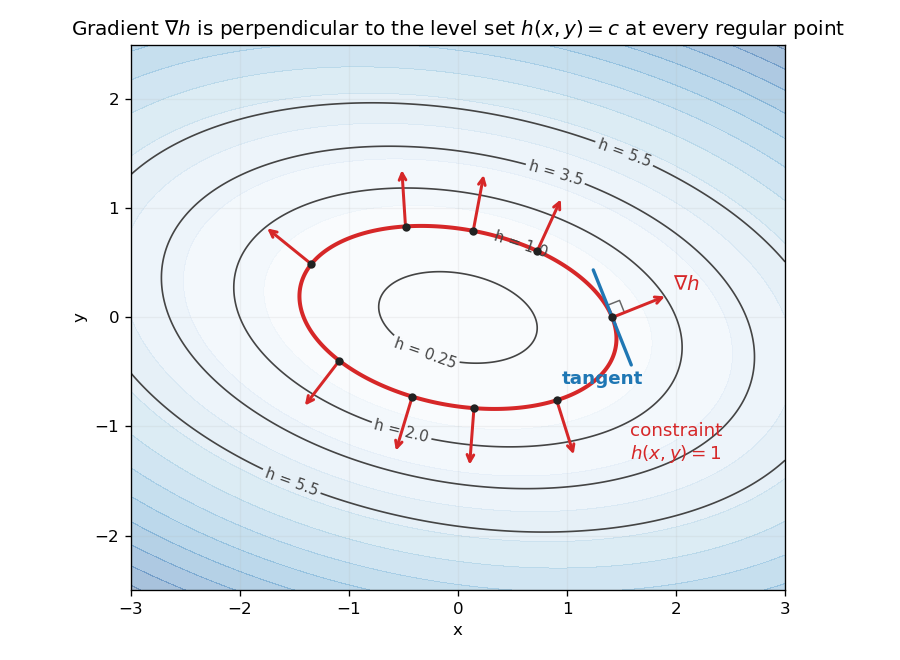

Python code for this plot:
"""Visualize the hiker analogy: contour lines of h(x,y) plus gradient
arrows. Gradient arrows must visibly be perpendicular to the contour
they sit on.

Run:
    cd wiki/assets/constraint-gradient && python3 contour_field.py
"""

import numpy as np
import matplotlib.pyplot as plt


def h(x, y):
    # Tilted elliptical bowl — non-trivial enough that gradients change
    # direction across the plane.
    return 0.5 * x ** 2 + 1.5 * y ** 2 + 0.4 * x * y


def grad_h(x, y):
    # ∇h = ( ∂h/∂x , ∂h/∂y )
    dhdx = x + 0.4 * y
    dhdy = 3.0 * y + 0.4 * x
    return dhdx, dhdy


def main():
    # Background field
    xs = np.linspace(-3.0, 3.0, 400)
    ys = np.linspace(-2.5, 2.5, 400)
    X, Y = np.meshgrid(xs, ys)
    Z = h(X, Y)

    fig, ax = plt.subplots(figsize=(7.5, 5.5))

    # Faint filled bands for "altitude"
    ax.contourf(X, Y, Z, levels=12, cmap="Blues", alpha=0.35)

    # Contour lines (the level sets) — emphasize one as the constraint
    levels = [0.25, 1.0, 2.0, 3.5, 5.5]
    cs = ax.contour(X, Y, Z, levels=levels, colors="#444", linewidths=1.0)
    ax.clabel(cs, fmt={lv: f"h = {lv}" for lv in levels}, fontsize=9,
              inline=True, inline_spacing=4)

    # Highlight one contour as "the constraint h(x,y) = 1"
    cs_hi = ax.contour(X, Y, Z, levels=[1.0], colors="#d62728",
                       linewidths=2.4)

    # Sample points ON the highlighted contour h = 1
    sample_pts = []
    target = 1.0
    for theta in np.linspace(0, 2 * np.pi, 9, endpoint=False):
        # Search radially for the contour
        rs = np.linspace(0.01, 2.5, 600)
        xs_r = rs * np.cos(theta)
        ys_r = rs * np.sin(theta)
        h_r = h(xs_r, ys_r)
        # Find where h crosses target
        idx = np.argmin(np.abs(h_r - target))
        if abs(h_r[idx] - target) < 0.05:
            sample_pts.append((xs_r[idx], ys_r[idx]))

    # Plot gradient arrows at each sample point — scaled to a sensible
    # visual length so the perpendicularity reads clearly
    arrow_len = 0.55  # in axis units
    for px, py in sample_pts:
        gx, gy = grad_h(px, py)
        gmag = np.hypot(gx, gy)
        ux, uy = gx / gmag, gy / gmag  # unit gradient direction
        ax.annotate(
            "",
            xy=(px + arrow_len * ux, py + arrow_len * uy),
            xytext=(px, py),
            arrowprops=dict(arrowstyle="->", color="#d62728", lw=1.8),
        )
        ax.plot([px], [py], "o", color="#222", ms=4, zorder=5)

    # Legend hint: single sample tangent at one point
    px, py = sample_pts[0]
    gx, gy = grad_h(px, py)
    gmag = np.hypot(gx, gy)
    ux, uy = gx / gmag, gy / gmag
    tx, ty = -uy, ux  # 90° rotation = tangent
    tan_len = 0.5
    ax.annotate(
        "",
        xy=(px + tan_len * tx, py + tan_len * ty),
        xytext=(px - tan_len * tx, py - tan_len * ty),
        arrowprops=dict(arrowstyle="-", color="#1f77b4", lw=2.0),
    )
    # Small right-angle indicator
    s = 0.12
    corner = np.array([px + s * ux + s * tx,
                       py + s * uy + s * ty])
    p1 = np.array([px + s * ux, py + s * uy])
    p2 = np.array([px + s * tx, py + s * ty])
    ax.plot([p1[0], corner[0], p2[0]], [p1[1], corner[1], p2[1]],
            color="#666", lw=0.9)

    # Annotations
    ax.annotate(r"$\nabla h$", xy=(px + arrow_len * ux + 0.05,
                                   py + arrow_len * uy + 0.05),
                color="#d62728", fontsize=12, fontweight="bold")
    ax.annotate("tangent", xy=(px - tan_len * tx - 0.65,
                               py - tan_len * ty - 0.15),
                color="#1f77b4", fontsize=11, fontweight="bold")
    ax.annotate("constraint\n" + r"$h(x,y) = 1$",
                xy=(2.0, -1.3), color="#d62728", fontsize=11,
                ha="center")

    ax.set_xlim(-3.0, 3.0)
    ax.set_ylim(-2.5, 2.5)
    ax.set_aspect("equal", adjustable="box")
    ax.set_xlabel("x")
    ax.set_ylabel("y")
    ax.set_title(
        r"Gradient $\nabla h$ is perpendicular to the level set "
        r"$h(x,y) = c$ at every regular point"
    )
    ax.grid(True, alpha=0.15)

    fig.tight_layout()
    fig.savefig("contour_field.png", dpi=120)
    print("wrote contour_field.png")


if __name__ == "__main__":
    main()
